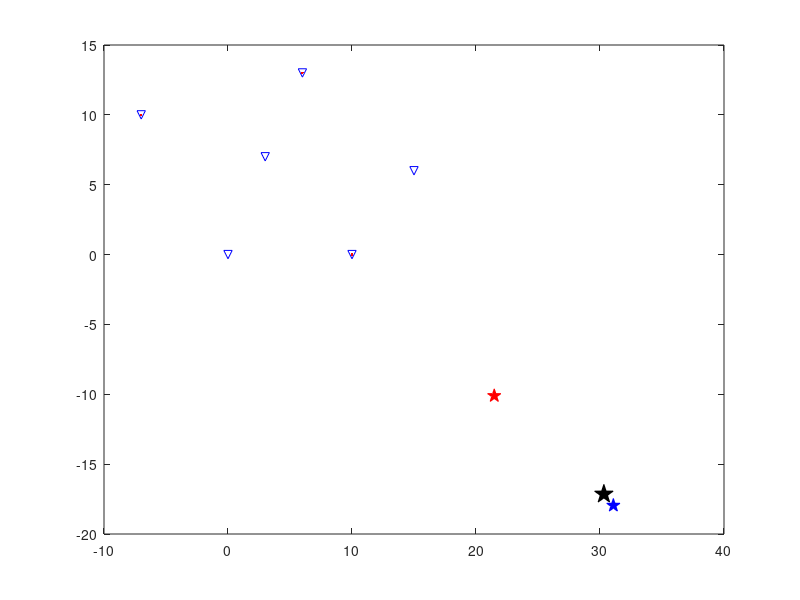

Write the MATLAB code that produced this figure.
function hw3()
xi=[0 10 15 6 -7 3]';
yi=[0 0 6 13 10 7]';
zi=[0 0 0 0 0 0]';
ti=[322.418 321.031 321.228 323.093 324.415 322.706]';

sigma0=zeros(6,1)+0.01;
M0=do_one_ti(xi,yi,zi,ti, sigma0);
ti_0=predict(xi,yi,zi,M0);

sigma1=[0.007E-3, 0.01, 0.01, 0.007E-3, 0.1, 0.01]';
M1=do_one_ti(xi,yi,zi,ti, sigma1);
ti_1=predict(xi,yi,zi,M1);

sigma2=[0.007, 90000.01, 0.01, 90000.007, 90000.1, 0.01]';
M2=do_one_ti(xi,yi,zi,ti, sigma2);
ti_2=predict(xi,yi,zi,M2);

plot(xi,yi,'bv'); hold on;
plot(xi([2,4,5]),yi([2,4,5]),'r.');
plot(M0(2),M0(3),'kp','markersize',14,'markerfacecolor','k');
plot(M1(2),M1(3),'bp','markersize',10,'markerfacecolor','b');
plot(M2(2),M2(3),'rp','markersize',10,'markerfacecolor','r');
hold off;
print -depsc2 fig1.eps
[M0, M1, M2]
[ti_0-ti, ti_1-ti, ti_2-ti]


function M=do_one_ti(xi,yi,zi,ti,sigma)

M=[300 20 -10 10 2]'; % initial guess
for step = 1:1000
    grad=zeros(5,1);
    hess=zeros(5,5);   
    for i=1:length(xi)
        [tmp_grad, tmp_hess]=get_grad_hessian(xi(i),yi(i),zi(i),ti(i),M);    
        grad = grad + tmp_grad/sigma(i)^2;
        hess = hess + tmp_hess/sigma(i)^2;   
    end        
    err(step) = norm(predict(xi,yi,zi,M)-ti);    
    if(step > 1 && err(step) > err(step-1))
        break;
    end
	M = M- pinv(hess)*grad;
end
plot(err);

function [grad,hess] = get_grad_hessian(xi,yi,zi,ti,M)
ts=M(1); xs=M(2); ys=M(3); zs=M(4); v=M(5);
R=sqrt((xs-xi)^2 + (ys-yi)^2 + (zs-zi)^2);
nx=(xs-xi)/R;
ny=(ys-yi)/R;
nz=(zs-zi)/R;
e=(ts+R/v-ti);

grad = e*[1 nx/v ny/v nz/v -R/v^2]';
sen = [1 nx/v ny/v nz/v -R/v^2]';
hess = sen*sen'; % approximate hess

function r=predict(xi,yi,zi,M)

ts=M(1); xs=M(2); ys=M(3); zs=M(4); v=M(5);
r=xi*0;
for i=1:length(xi)
    R=sqrt((xs-xi(i))^2 + (ys-yi(i))^2 + (zs-zi(i))^2);
    r(i)=(ts+R/v);
end
